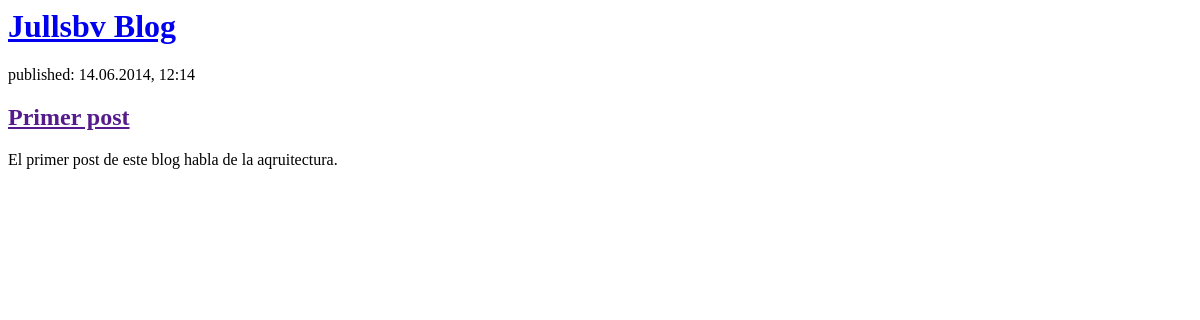
Before: / with the older database file.
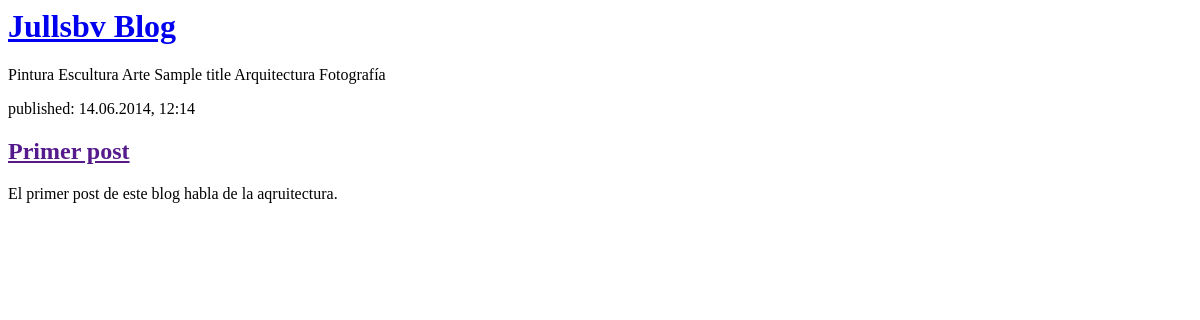
After: the same page with the newer database file.
### blog/models.py (models this page shows, shortened)
class Post(models.Model):
    author = models.ForeignKey('auth.User', on_delete=models.CASCADE)
    title = models.CharField(max_length=200)
    text = models.TextField()
    created_date = models.DateTimeField(
            default=timezone.now)
    published_date = models.DateTimeField(
            blank=True, null=True)
    def __str__(self):
        return self.title

### blog/views.py (the view)
# urls.py: path('', views.post_list, name='post.list'),
def post_list(request):
    posts = Post.objects.filter(published_date__lte=timezone.now()).order_by('published_date')
    return render(request, 'blog/post_list.html', {'posts': posts})

### blog/templates/blog/post_list.html (shortened to what this page needs)
<html>
<head>
</head>
<body>
    <div>
        <h1><a href="/">Jullsbv Blog</a></h1>
    </div>
    <div>
        {% for post in posts %} {{ post }}{% endfor %}
    </div>
    <div>
        <p>published: 14.06.2014, 12:14</p>
        <h2><a href="">Primer post</a></h2>
        <p>El primer post de este blog habla de la aqruitectura.</p>
    </div>
</body>
</html>

Changed rows visible on the page:
added Post: title "Pintura"
added Post: title "Escultura"
added Post: title "Arte"
added Post: title "Sample title"
added Post: title "Arquitectura"
added Post: title "Fotografía"
